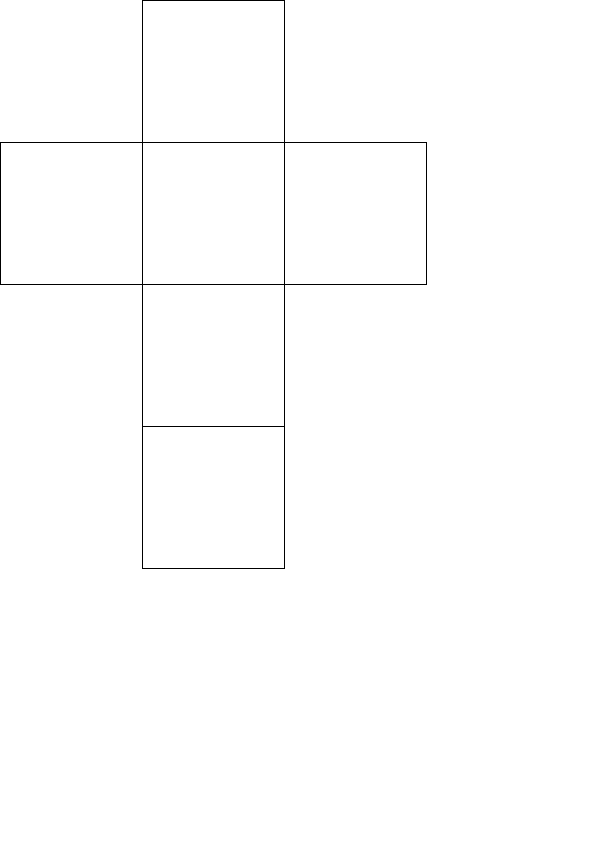
Frame 1 (no input)
Frame 60 (the mouse pressed at the canvas centre just before this capture): identical to frame 1, image omitted
Frame 120 (the mouse held since frame 60 and released just before this capture): identical to frame 1, image omitted

The Processing sketch that drew this single still picture (run headless with seeded random() and noise(); from frame 60 on, the mouse is pressed at the canvas centre):

// Processing sketch: oppgave3_oving
// ── oppgave3_oving.pde
float sfactor;
void lagA4()
{
  sfactor = 28.4;
  scale(sfactor,sfactor);
  strokeWeight(1/sfactor);
  background(255);
}

void setup()
{
  frameRate(30); // strengt talt ikke nødvendig med 30 fps, (siden dette ikke er en animasjon), men hvorfor ikke...
  size(596, 843);
}

void draw()
{
  lagA4();
  mittSvar();
}

void mittSvar()
{
  // Flytter origo 5 "cm" bortover X-aksen
  translate(5,0);
  rect(0,0,5,5);
  // Flytter origo 5 "cm" bakover på X-aksen og 5 "cm" nedover Y-aksen
  translate(-5,5);
  rect(0,0,5,5);
  translate(5,0);
  rect(0,0,5,5);
  translate(5,0);
  rect(0,0,5,5);
  translate(-5,5);
  rect(0,0,5,5);
  translate(0,5);
  rect(0,0,5,5);
}
